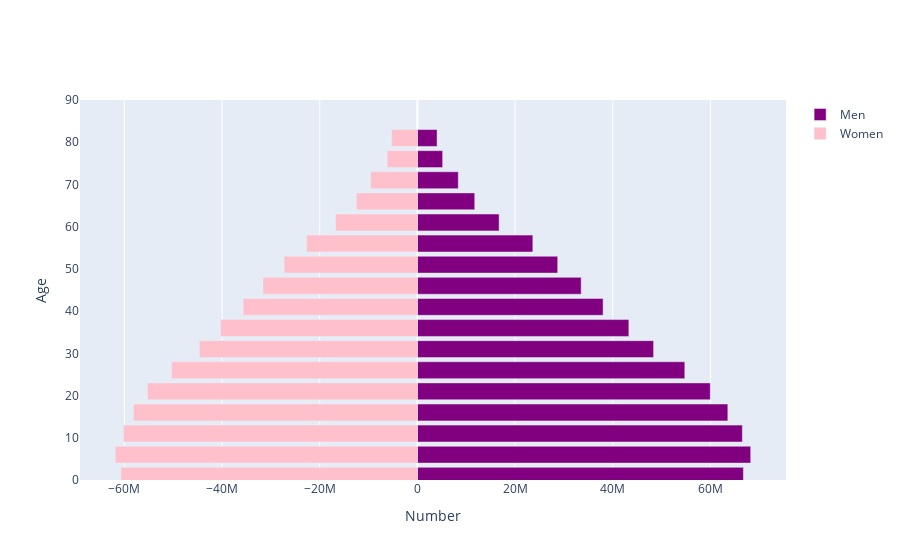

The cell this chart's notebook holds for it:
### Code cell
# visualize population pyramid
import plotly.offline as py
import plotly.graph_objs as go
import numpy as np

py.init_notebook_mode(connected=True)

# get population dataframe
pop_df = population_df(year=2010, country='India')

# specify layout
layout = go.Layout(barmode='overlay',
                   yaxis=go.layout.YAxis(range=[0, 90], title='Age'),
                   xaxis=go.layout.XAxis(title='Number'))

bins = [go.Bar(x = pop_df['Male'],
               y = [int(s[:2])+1 for s in age_ranges],
               orientation='h',
               name='Men',
               marker=dict(color='purple'),
               hoverinfo='skip'
               ),
        go.Bar(x = -pop_df['Female'],
               y = [int(s[:2])+1 for s in age_ranges],
               orientation='h',
               name='Women',
               marker=dict(color='pink'),
               hoverinfo='skip'
               )
       ]

fig = go.Figure(data=bins, layout=layout)

#fig.update_layout(xaxis_tickformat = '%')
fig.show()

### Figure 1 — Plotly figure (JSON) as saved in the notebook; plotly's stock layout.template omitted (floating-point values rounded to 4 significant figures)
{"data": [{"hoverinfo": "skip", "marker": {"color": "purple"}, "name": "Men", "orientation": "h", "type": "bar", "x": [66762871, 68255358, 66546666, 63573345, 59980845, 54762384, 48366584, 43303427, 38034285, 33541016, 28731842, 23643524, 16739788, 11747094, 8375595, 5171130, 4030270], "y": [1, 6, 11, 16, 21, 26, 31, 36, 41, 46, 51, 56, 61, 66, 71, 76, 81]}, {"hoverinfo": "skip", "marker": {"color": "pink"}, "name": "Women", "orientation": "h", "type": "bar", "x": [-60708486, -61864151, -60188348, -58150510, -55287870, -50361505, -44646901, -40312726, -35674000, -31620289, -27284255, -22666716, -16756598, -12493226, -9550058, -6198965, -5282991], "y": [1, 6, 11, 16, 21, 26, 31, 36, 41, 46, 51, 56, 61, 66, 71, 76, 81]}], "layout": {"barmode": "overlay", "xaxis": {"title": {"text": "Number"}}, "yaxis": {"range": [0, 90], "title": {"text": "Age"}}}}
